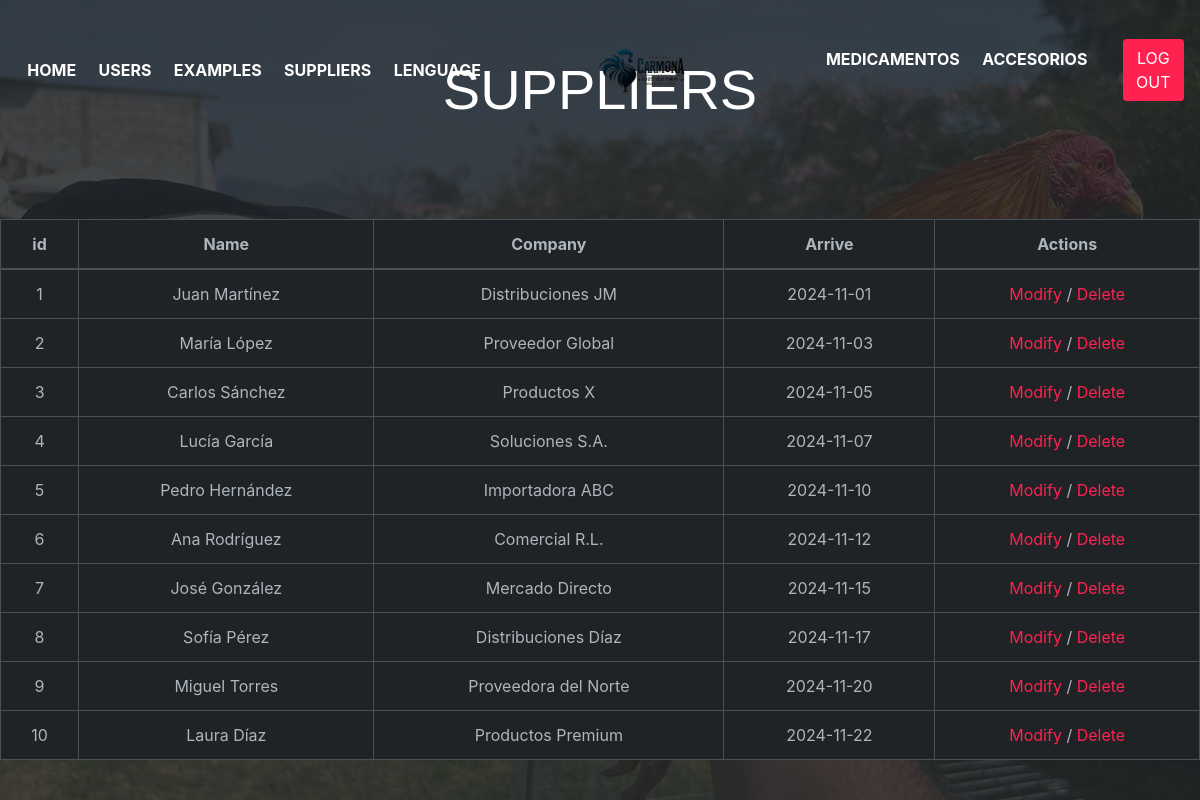
/ger_proveedor-In.php (signed in), run on the app's committed database.
### tables this page shows
CREATE TABLE IF NOT EXISTS `proveedores` (
  `id` int NOT NULL AUTO_INCREMENT,
  `nombre` varchar(50) NOT NULL,
  `Empresa` varchar(50) NOT NULL,
  `Llegada` varchar(50) NOT NULL,
  PRIMARY KEY (`id`)
);

### php/conexion.php (called while the page is built, shortened)
<?php
function db_query($query) {
    $db_host = 'localhost';
    $db_user = 'root';
    $db_password = 'sistemas';
    $db_name = 'iniciosesion';
    $db_port = '3306';
    $connection =mysqli_connect($db_host,$db_user,$db_password,$db_name,$db_port);
    $result = mysqli_query($connection,$query);
    return $result;
}
function select($tbl_name){
    $sql = "SELECT * FROM $tbl_name";
    $db=db_query($sql);
    return $db;
}
?>

### ger_proveedor-In.php (the view, shortened to what this page needs)
<!DOCTYPE html>
<html lang="en">
<head>
    <link rel="stylesheet" href="https://cdnjs.cloudflare.com/ajax/libs/font-awesome/6.3.0/css/all.min.css"
 />
    <link rel="stylesheet" href="vendors/themify-icons/css/themify-icons.css">
    <link rel="stylesheet" href="vendors/animate/animate.css">
	<link rel="stylesheet" href="css/foodhut.css">
    <link rel="stylesheet" href="css/estylos_menu.css">
    <?php include("php/conexion.php"); ?>
</head>
<body data-spy="scroll" data-target=".navbar" data-offset="40" id="home">
    <nav class="custom-navbar navbar navbar-expand-lg navbar-dark fixed-top" data-spy="affix" data-offset-top="10">
        <div class="collapse navbar-collapse" id="navbarSupportedContent">
            <ul class="navbar-nav">
                <li class="nav-item">
                    <a class="nav-link" href="ger_index-In.php">HOME</a>
                </li>
                <li class="nav-item">
                    <a class="nav-link" href="ger_usuarios-In.php">USERS</a>
                </li>
                <li class="nav-item">
                    <a class="nav-link" href="ger_gallo-In.php">EXAMPLES</a>
                </li>
                <li class="nav-item">
                    <a class="nav-link" href="ger_proveedor-In.php">SUPPLIERS</a>
                </li>
                <li class="nav-item">
                    <a class="nav-link" href="ger_proveedor.php">LENGUAGE</a>
                </li>
            </ul>
            <a class="navbar-brand m-auto" href="#">
                <img src="imgs/logos.png" class="brand-img" alt="">
            </a>
            <ul class="navbar-nav">
                <li class="nav-item">
                    <a class="nav-link" href="#blog"><span class="sr-only">(current)</span></a>
                </li>
                <li class="nav-item">
                    <a class="nav-link" href="#testmonial">MEDICAMENTOS</a>
                </li>
                <li class="nav-item">
                    <a class="nav-link" href="#contact">ACCESORIOS</a>
                </li>
                <li class="nav-item">
                    <a href="logout-In.php" class="btn btn-primary ml-xl-4">LOG OUT</a>
                </li>
            </ul>
        </div>
    </nav>
    <header id="home" class="header">
        <div class="overlay text-white text-center">
        <h2 class="display-4 mb-5"> SUPPLIERS</h2>
            <div id="about" class="container-fluid wow fadeIn" id="about"data-wow-duration="1.5s">
        <div class="row">
             <?php
            $result = select("proveedores");
            ?>
      <table class="table table-bordered">
         <thead>
            <tr>
               <th scope="col">id</th>
               <th scope="col">Name</th>
               <th scope="col">Company</th>
               <th scope="col">Arrive</th>
               <th scope="col">Actions</th>
            </tr>
         </thead>
         <?php
          if (mysqli_num_rows($result) > 0) {
            while ($row = mysqli_fetch_object($result)) {
                      ?>
              <tr>
                <td><?php echo $row->id; ?></td>
                <td><?php echo $row->nombre; ?></td>
                <td><?php echo $row->Empresa; ?></td>
                <td><?php echo $row->Llegada; ?></td>
                <td>
                  <a href="adm_proveedor_modificar-In.php?id=<?php echo $row->id; ?>" class="button">Modify</a> /
                  <a href="adm_proveedor_eliminar-In.php?id=<?php echo $row->id; ?>" onclick="return confirmarEliminacion()" class="buttonDelete">Delete</a>
                </td>
              </tr>
           <?php
            }
          } else {
            echo "no hay ningun registro";
          }
          ?>
         </table>
         </div>
</div>
    </header>
</body>
</html>

### data on the page
proveedores: id "1", nombre "Juan Martínez", Empresa "Distribuciones JM", Llegada "2024-11-01"
proveedores: id "2", nombre "María López", Empresa "Proveedor Global", Llegada "2024-11-03"
proveedores: id "3", nombre "Carlos Sánchez", Empresa "Productos X", Llegada "2024-11-05"
proveedores: id "4", nombre "Lucía García", Empresa "Soluciones S.A.", Llegada "2024-11-07"
proveedores: id "5", nombre "Pedro Hernández", Empresa "Importadora ABC", Llegada "2024-11-10"
proveedores: id "6", nombre "Ana Rodríguez", Empresa "Comercial R.L.", Llegada "2024-11-12"
proveedores: id "7", nombre "José González", Empresa "Mercado Directo", Llegada "2024-11-15"
proveedores: id "8", nombre "Sofía Pérez", Empresa "Distribuciones Díaz", Llegada "2024-11-17"
proveedores: id "9", nombre "Miguel Torres", Empresa "Proveedora del Norte", Llegada "2024-11-20"
proveedores: id "10", nombre "Laura Díaz", Empresa "Productos Premium", Llegada "2024-11-22"
